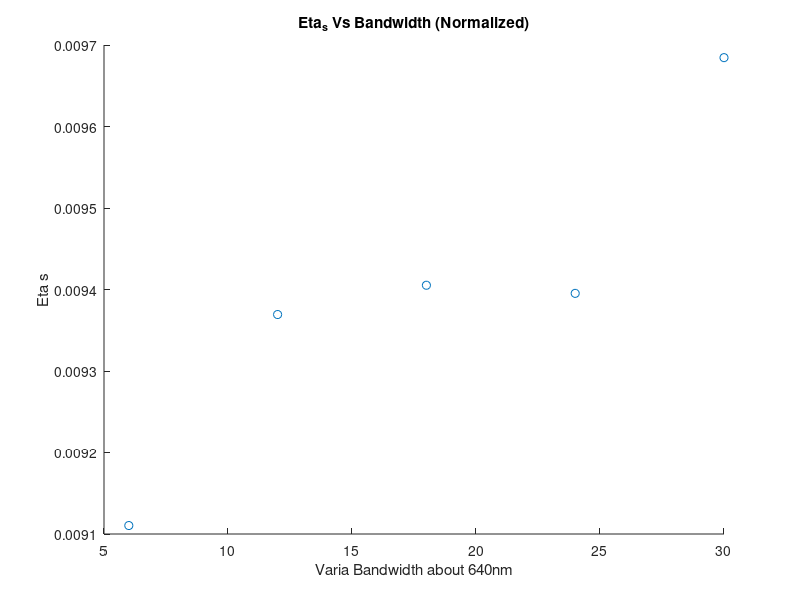

This chart was generated by the following MATLAB code:
% Directory for saving data:
svFld = 'C:\Users\AOlab1\Desktop\DE2\VFN\PupilVFNCoupling\070119_VPL9';

% Experiment name for figures
expNm = '13BWS_Var640BWScan2';

VarPow = [.462 1.205 2.1218 3.041 3.74]
X = [6 12 18 24 30]
Y = [0.004209 0.01129 0.019956 0.028571 0.036220]

Y = Y ./ VarPow


figure();
scatter(X,Y)
titStr = sprintf('Eta_s Vs Bandwidth (Normalized)');
title(titStr)
xlabel(['Varia Bandwidth about 640nm'])
ylabel('Eta s')
saveas(gcf, [svFld filesep expNm '_BWGraphNorm_CoupMap.png'])